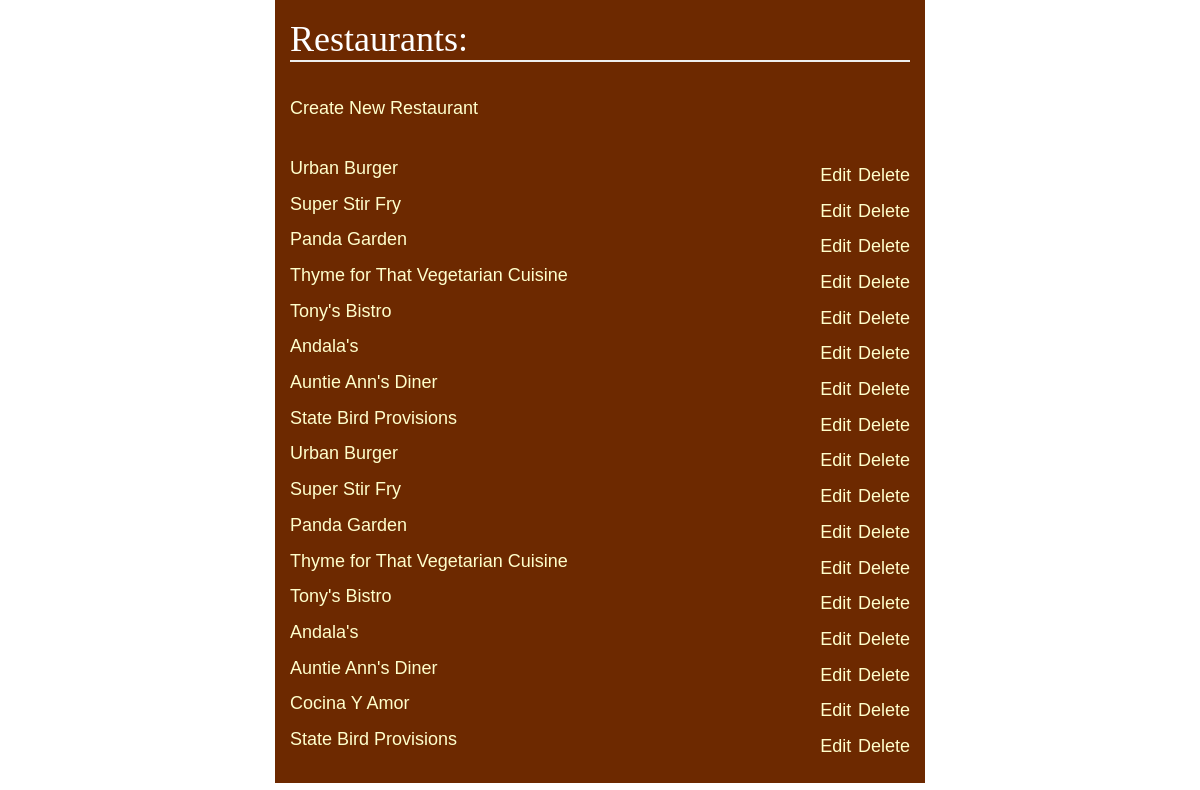
The page /restaurants/ on the database its author committed.
### database_setup.py (models this page shows, shortened)
class Restaurant(Base):
    __tablename__ = 'restaurant'
    name = Column(String(80), nullable = False)
    id = Column(Integer, primary_key = True)

### project.py (the view)
@app.route('/')
@app.route('/restaurants/')
def restaurants():
    restaurants = session.query(Restaurant).all()
    return render_template('restaurants.html', restaurants=restaurants)

### templates/restaurants.html (shortened to what this page needs)
<html>
    <head>
        <link rel=stylesheet type="text/css" href="/static/css/bootstrap.min.css">
        <link rel=stylesheet type="text/css" href="/static/css/styles.css">
    </head>
    <body>
        <div class="container">
            <div class="row">
                <div class="col-xs-12">
                    <h1>Restaurants:</h1>
                </div>
            </div>
            <div class="row">
                <div class="col-xs-12">
                    <a href={{url_for('newRestaurant')}}>Create New Restaurant</a>
                    <br>
                    <br>
                </div>
            </div>
            {% for restaurant in restaurants %}
                <div class="row">
                    <div class="col-xs-6">
                        <p><a href={{url_for('restaurantMenu', restaurant_id=restaurant.id)}}>{{restaurant.name}}</a></p>
                    </div>
                    <div class="col-xs-6 text-right">
                        <a href={{url_for('editRestaurant', restaurant_id=restaurant.id)}}>Edit</a>
                        <a href={{url_for('deleteRestaurant', restaurant_id=restaurant.id)}}>Delete</a>
                    </div>
                </div>
            {% endfor %}
        </div>
    </body>
</html>

### static/css/styles.css (style rules this page uses)
body { font-family: sans-serif; font-size: 24px; }
h1, h2, li { color: #ffffff; }
h1, h2 { font-family: 'georgia', serif; margin: 0; }
h1 { border-bottom: 2px solid #eee; }
p, dd, dt { color: #000000; }
a { text-decoration: none; color: #ffffcc; }
a, li { font-size: .75em; }
.container { background-color: #6d2900; padding-top: 20px; padding-bottom: 20px; }
@media screen and (min-width: 650px) { .container { width: 650px; margin-left: auto; margin-right: auto; } }

### rows shown on the page
Restaurant: name "Urban Burger"
Restaurant: name "Super Stir Fry"
Restaurant: name "Panda Garden"
Restaurant: name "Thyme for That Vegetarian Cuisine"
Restaurant: name "Tony's Bistro"
Restaurant: name "Andala's"
Restaurant: name "Auntie Ann's Diner"
Restaurant: name "State Bird Provisions"
Restaurant: name "Urban Burger"
Restaurant: name "Super Stir Fry"
Restaurant: name "Panda Garden"
Restaurant: name "Thyme for That Vegetarian Cuisine"
Restaurant: name "Tony's Bistro"
Restaurant: name "Andala's"
Restaurant: name "Auntie Ann's Diner"
Restaurant: name "Cocina Y Amor"
Restaurant: name "State Bird Provisions"
